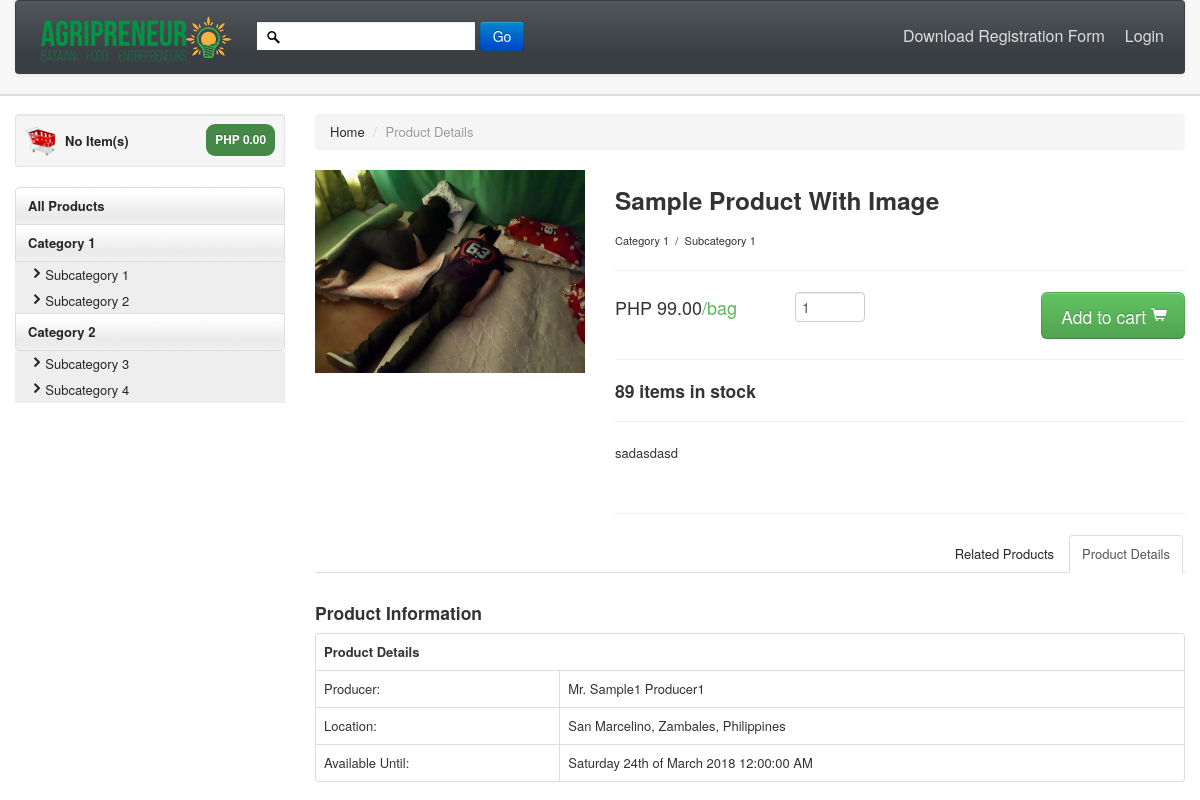
/shop/product/1, run on the app's committed database.
### tables this page shows
CREATE TABLE `tbl_category` (
  `category_id` int(11) NOT NULL,
  `category_name` varchar(255) NOT NULL,
  `category_identifier` varchar(255) NOT NULL,
  `category_status` int(11) NOT NULL,
  `timestamp_created` timestamp NOT NULL DEFAULT CURRENT_TIMESTAMP,
  `timestamp_update` timestamp NOT NULL DEFAULT '0000-00-00 00:00:00' ON UPDATE CURRENT_TIMESTAMP
);

CREATE TABLE `tbl_sub_category` (
  `subcategory_id` int(11) NOT NULL,
  `category_id` int(11) NOT NULL,
  `subcategory_name` varchar(255) NOT NULL,
  `subcategory_identifier` varchar(255) NOT NULL,
  `subcategory_status` int(11) NOT NULL,
  `timestamp_create` timestamp NOT NULL DEFAULT CURRENT_TIMESTAMP,
  `timestampe_update` timestamp NOT NULL DEFAULT '0000-00-00 00:00:00' ON UPDATE CURRENT_TIMESTAMP
);

CREATE TABLE `tbl_products` (
  `product_id` int(11) NOT NULL,
  `user_id` int(11) NOT NULL,
  `image` varchar(255) NOT NULL,
  `name` varchar(255) NOT NULL,
  `quantity` int(11) NOT NULL,
  `unit` varchar(255) NOT NULL,
  `price` int(11) NOT NULL,
  `harvest_date` varchar(255) NOT NULL,
  `availability` varchar(255) NOT NULL,
  `description` text NOT NULL,
  `timestamp_created` timestamp NOT NULL DEFAULT CURRENT_TIMESTAMP,
  `timestamp_updated` timestamp NOT NULL DEFAULT '0000-00-00 00:00:00' ON UPDATE CURRENT_TIMESTAMP,
  `status` int(11) DEFAULT '0'
);

CREATE TABLE `tbl_unit` (
  `unit_id` int(11) NOT NULL,
  `unit_name` varchar(255) NOT NULL,
  `unit_identifier` varchar(255) NOT NULL,
  `status` int(11) NOT NULL,
  `timestamp_created` timestamp NOT NULL DEFAULT CURRENT_TIMESTAMP,
  `timestamp_updated` timestamp NOT NULL DEFAULT '0000-00-00 00:00:00' ON UPDATE CURRENT_TIMESTAMP
);

CREATE TABLE `tbl_user` (
  `id` int(11) NOT NULL,
  `type` varchar(20) NOT NULL,
  `email` varchar(100) NOT NULL,
  `password` varchar(100) NOT NULL,
  `title` varchar(10) NOT NULL,
  `fname` varchar(100) NOT NULL,
  `lname` varchar(255) NOT NULL,
  `gender` varchar(25) NOT NULL,
  `birthday` varchar(99) NOT NULL,
  `address` varchar(255) NOT NULL,
  `longitude` varchar(255) NOT NULL,
  `latitude` varchar(255) NOT NULL,
  `mobile` varchar(100) NOT NULL,
  `status` int(11) NOT NULL,
  `image` varchar(255) NOT NULL DEFAULT 'NULL',
  `timestamp_created` timestamp NOT NULL DEFAULT CURRENT_TIMESTAMP,
  `timestamp_updated` timestamp NOT NULL DEFAULT '0000-00-00 00:00:00' ON UPDATE CURRENT_TIMESTAMP
);

### application/libraries/Template.php (called while the page is built, shortened)
<?php
class Template {
    var $use_template = '';
    var $use_template_file = '';
    var $template_data = array();
	var $CI;
	function __construct(){
		$this->CI =& get_instance();
	}
	function set_title($title){
		$this->template_data['title'] = $title;
	}
	function set_additional_css($css_set){
        $this->template_data['additional_css'] = $css_set;
    }
    function set_additional_js($js_set){
        $this->template_data['add_js'] = $js_set;
    }
    public function set_template($name,$file="template"){
        $this->use_template = $name;
        $this->use_template_file = $file;
    }
    public function load_sub($key,$value){
        if(is_array($key)){
            $this->template_data = $key;
        }else{
            $this->template_data[$key] = $value;
        }
    }
    public function load($path){
        $content = $this->CI->load->view($path,$this->template_data,true);
        $this->template_data["content"] = $content;
        $template_path = $this->use_template . "/" . $this->use_template_file;
        $this->CI->load->view("templates/".$template_path,$this->template_data);
    }
}

### application/controllers/Shop.php (called while the page is built, shortened)
<?php
class Shop extends CI_Controller {
    function __construct(){
        $styles = array(
		);
		$js = array(
            'assets/user/js/login.js',
			'assets/user/js/register.js',
			'assets/user/js/shop.js'
		);
		$this->template->set_additional_css($styles);
		$this->template->set_additional_js($js);
        $this->template->set_title('AGRIPRENEUR');
        $this->template->set_template('shop');
    }
	function product_details($id)
	{
		$this->template->load_sub("related_products", $this->product_model->get_related_product($id));
		$this->template->load_sub("producer", $this->product_model->get_producer_info($id));
		$this->template->load_sub("categories", $this->user_model->get_categories_data());
		$this->template->load_sub("product", $this->product_model->get_product_data($id));
		$this->template->load('shop/product_details');
	}
}

### index.php (called while the page is built, shortened)
<?php
require_once BASEPATH.'core/CodeIgniter.php';

### application/models/User_model.php (called while the page is built, shortened)
<?php
class User_model extends CI_Model {
    function get_categories_data()
    {
        $this->db->select('*');
        $this->db->from('tbl_category');
        $this->db->where('category_status', '1');
        $category = $this->db->get();
        if($category->num_rows()){
            foreach ($category->result() as $item) {
                $this->db->select('*');
                $this->db->from('tbl_sub_category');
                $this->db->where('category_id', $item->category_id);
                $subcategory = $this->db->get();
                $_subcategory = $subcategory->result();
                $item->subcategory = $_subcategory;
            }
            return $category->result();
         }
        return [];
    }
}

### application/models/Product_model.php (called while the page is built, shortened)
<?php
class Product_model extends CI_Model {
    function get_product_data($id)
    {
        $query = $this->db->query("
            SELECT
                p.*,
                pc.category_id,
                pc.subcategory_id,
                c.category_name,
                sc.subcategory_name,
                u.unit_identifier
            FROM tbl_products p
            LEFT JOIN tbl_product_category pc
            ON p.product_id = pc.product_id
            LEFT JOIN tbl_category c
            ON c.category_id = pc.category_id
            LEFT JOIN tbl_sub_category sc
            ON sc.subcategory_id = pc.subcategory_id
            LEFT JOIN tbl_unit u
            ON p.unit = u.unit_id
            WHERE p.product_id = $id
        ");
        if($query->num_rows() > 0){
            return $query->row();
        }
        return [];
    }
    function get_related_product($id)
    {
        $this->db->select('*');
        $this->db->from('tbl_products');
        $this->db->where('product_id', $id);
        $query = $this->db->get();
        if($query->num_rows() > 0){
            $res = $query->row();
            $this->db->select('*');
            $this->db->from('tbl_products');
            $this->db->where('user_id', $res->user_id);
            $this->db->where('status', '1');
            $this->db->order_by('rand()');
            $this->db->limit(6);
            $related = $this->db->get();
            return $related->result();
        }
        return [];
    }
    function get_producer_info($id)
    {
        $this->db->select('*');
        $this->db->from('tbl_products');
        $this->db->join('tbl_user', 'tbl_user.id = tbl_products.user_id');
        $this->db->where('tbl_products.product_id', $id);
        $query = $this->db->get();
        if($query->num_rows() > 0){
            return $query->row();
        }
        return [];
    }
}

### application/views/shop/product_details.php (the view, shortened to what this page needs)
<div id="mainBody">
	<div class="container">
		<div class="row">
			<?php $this->load->view('shop/sidebar'); ?>
			<div class="span9">
				<ul class="breadcrumb">
					<li>
						<a href="<?php echo base_url();?>">Home</a>
						<span class="divider">/</span>
					</li>
					<li class="active">Product Details</li>
				</ul>
				<div class="row">
					<div id="gallery" class="span3">
						<img
							<?php
								if (!empty($product->image)) {
									?>
									src="<?php echo base_url();?>uploads/products/<?php echo $product->image; ?>"
									<?php
								}else{
									?>
									src="<?php echo base_url();?>uploads/no-image.jpg"
									<?php
								}
							?> style="width:100%" alt="<?php echo ucfirst($product->name); ?>" />
					</div>
					<div class="span6">
						<h3><?php echo ucfirst($product->name); ?></h3>
						<small><?php echo ucfirst($product->category_name) . '&nbsp;&nbsp;/&nbsp;&nbsp;' . ucfirst($product->subcategory_name)?></small>
						<hr class="soft" />
						<form class="form-horizontal qtyFrm" id="add_to_cart">
							<div class="control-group">
								<label class="control-label">
									<span>PHP <?php echo number_format($product->price,2);?></span><span style="color:#5bb75b">/<?php echo $product->unit_identifier ?></span>
								</label>
								<div class="controls">
									<input type="number" class="span1" name="quantity" value="1" min="1" max="<?php echo $product->quantity; ?>" />
									<button type="submit" class="btn btn-large btn-success pull-right"> Add to cart
										<i class=" icon-shopping-cart"></i>
									</button>
								</div>
							</div>
						</form>
						<hr class="soft" />
						<h4><?php echo $product->quantity;?> items in stock</h4>
						<hr class="soft clr" />
						<p>
							<?php echo $product->description ?>
						</p>
						<br class="clr" />
						<hr class="soft" />
					</div>
					<div class="span9">
						<ul id="productDetail" class="nav nav-tabs">
							<li class="active">
								<a href="#home" data-toggle="tab">Product Details</a>
							</li>
							<li>
								<a href="#profile" data-toggle="tab">Related Products</a>
							</li>
						</ul>
						<div id="myTabContent" class="tab-content">
							<div class="tab-pane fade active in" id="home">
								<h4>Product Information</h4>
								<table class="table table-bordered">
									<tbody>
										<tr class="techSpecRow">
											<th colspan="2">Product Details</th>
										</tr>
										<tr class="techSpecRow">
											<td class="techSpecTD1">Producer: </td>
											<td class="techSpecTD2"><?php echo $producer->title. ' ' . ucfirst($producer->fname). ' ' . ucfirst($producer->lname)  ?></td>
										</tr>
										<tr class="techSpecRow">
											<td class="techSpecTD1">Location:</td>
											<td class="techSpecTD2"><?php echo $producer->address ?></td>
										</tr>
										<tr class="techSpecRow">
											<td class="techSpecTD1">Available Until:</td>
											<td class="techSpecTD2"> <?php echo date("l jS \of F Y h:i:s A", strtotime($producer->availability)) ?></td>
										</tr>
									</tbody>
								</table>
							</div>
						</div>
					</div>
				</div>
			</div>
		</div>
	</div>
</div>

### application/views/shop/sidebar.php (shortened to what this page needs)
<div id="sidebar" class="span3">
	<div class="well well-small">
		<a id="myCart" href="<?php echo base_url();?>cart/view">
			<img src="<?php echo base_url() ?>assets/images/ico-cart.png" alt="cart">
			<?php
				if(!empty($this->cart->contents())){
					$total = $this->cart->total_items();
					echo $total;
				}else echo 'No';
			?>
			Item(s)
			<span class="badge badge-success pull-right">PHP <?php echo $this->cart->format_number($this->cart->total()); ?></span>
		</a>
	</div>
	<ul id="sideManu" class="nav nav-tabs nav-stacked" style="display:inline;">
		<li><a href="<?php echo base_url();?>products/all">All Products</a></li>
		<?php
		foreach ($categories as $category) {
			?>
				<li class="subMenu">
					<a><?php echo $category->category_name; ?></a>
					<ul>
						<?php foreach($category->subcategory as $_subcat) : ?>
						<li>
							<a href="<?php echo base_url();?>products/cat/<?php echo $category->category_id ;?>/sub/<?php echo $_subcat->subcategory_id ?>"><i class="icon-chevron-right"></i><?php echo ucfirst($_subcat->subcategory_name) ?></a>
						</li>
						<?php endforeach;?>
					</ul>
				</li>
			<?php
		}
		?>
	</ul>
	<br/>
</div>

### assets/css/base.css (style rules this page uses)
#mainBody { border-top:2px solid #dedede; padding-top: 18px; }
.clr { clear:both; }
#myCart img { float:left; margin-right:8px; }
#myCart .badge { padding: 9px; }
#myCart { font-size: 13px;font-weight: bold; line-height: 33px; }
#sidebar ul ul li a { font-size:12px; }
#sidebar ul { list-style: none;padding: 0;margin: 0;width: 100%; }
#sidebar li a { font-weight:bold; background:url(../images/tabRepeatInactive.png) repeat-x 0 0; color:#262626; }
#sidebar ul li li a { background:#eee; padding-left:14px;font-weight:normal;display:block; font-size:13px; line-height:26px; }
#productDetail > li, .nav-pills > li { float: right; }
#myTabContent { text-align:justify }
[class^="icon-"], [class*=" icon-"] { background-image: none; }
.navbar .nav.pull-right, #sideManu { overflow:hidden; }

### data on the page
tbl_category: category_name "Category 1"
tbl_sub_category: subcategory_name "Subcategory 1"
tbl_sub_category: subcategory_name "Subcategory 2"
tbl_category: category_name "Category 2"
tbl_sub_category: subcategory_name "Subcategory 3"
tbl_sub_category: subcategory_name "Subcategory 4"
tbl_products: image (picture), name "Sample Product With Image", tbl_category.category_name "Category 1", tbl_sub_category.subcategory_name "Subcategory 1", price "99.00", tbl_unit.unit_identifier "bag", quantity "89", description "sadasdasd", user.title "Mr.", user.fname "Sample1", user.lname "Producer1", user.address "San Marcelino, Zambales, Philippines", availability "Saturday 24th of March 2018 12:00:00 AM"

### other printed values
$this->cart->format_number($this->cart->total()) "0.00"
